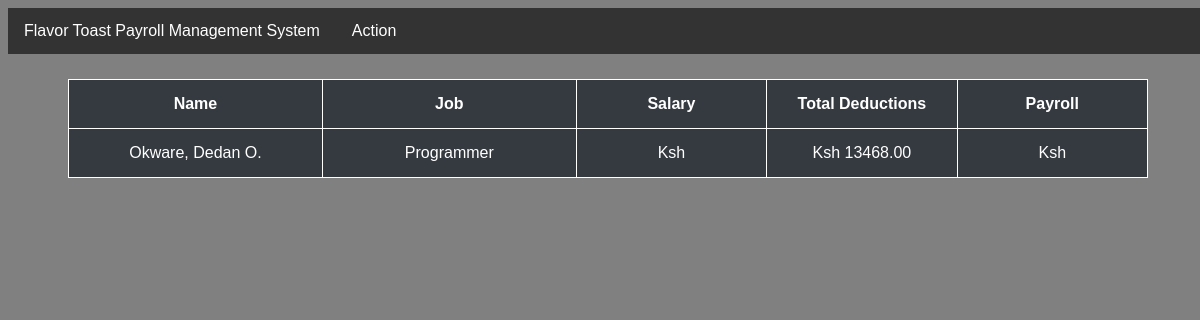
Screenshot of /salaryReport/ with the database file from the repository.
### payroll/models.py (models this page shows)
class Employee(models.Model):
    empID = models.CharField(max_length=30, primary_key=True, verbose_name="Employee ID")
    lastName = models.CharField(max_length=50, verbose_name="Last Name")
    firstName = models.CharField(max_length=50, verbose_name="First Name")
    middleName = models.CharField(max_length=50,blank=True, verbose_name="Middle Name")
    email = models.EmailField(max_length=50, verbose_name="Email")
    contactNo = models.CharField(max_length=12, verbose_name="Contact Number")
    jobDesc = models.CharField(max_length=30, verbose_name="Job")
    def getName(self):
        if self.middleName == " " or "":
            mi = " "
        else:
            mi = self.middleName[0] + ". "
        name = self.lastName + ", " + self.firstName + " " + mi
        return str(name)
    def getSalary(self):
        obj = Jobs.objects.get(jobDesc=self.jobDesc)
        salary = float(obj.salary)
        return float(salary)
    def getPayroll(self):
        deduction = Deductions.objects.all()
        totalDeduct = 0
        for i in deduction:
            totalDeduct += float(i.deduct)
        obj = Jobs.objects.get(jobDesc=self.jobDesc)
        salary = float(obj.salary)
        payroll = salary - totalDeduct
        return float(payroll)
    class Meta:
        verbose_name_plural = 'Employees'

### payroll/views.py (the view)
# urls.py: path('salaryReport/',views.salaryReport, name='salaryReport'),
def salaryReport(request):
    emp = Employee.objects.all()
    deduction = Deductions.objects.all()
    totalDeduct = 0
    for i in deduction:
        totalDeduct += float(i.deduct)
    context={
        "data" : emp,
        "totalDeduction" : totalDeduct,
    }
    return render(request,'salaryReport.html',context)

### payroll/templates/salaryReport.html (shortened to what this page needs)
{% extends 'base.html' %}
{% block content %}
{% include 'nav.html' %}
    <body>
        <div>
            <table  style="width:90%;margin:25px auto">
                <tr>
                    <th style="width: 20%;">Name</th>
                    <th style="width: 20%;">Job</th>
                    <th style="width: 15%;">Salary</th>
                    <th style="width: 15%;">Total Deductions</th>
                    <th style="width: 15%;">Payroll</th>
                </tr>
                <tr style="text-align: center;">
                    {% for i in data %}
                    <td>{{i.getName}}</td>
                    <td>{{i.jobDesc}}</td>
                    <td>Ksh {{i.getSalary | floatformat:2}}</td>
                    <td>Ksh {{totalDeduction|floatformat:2}}</td>
                    <td>Ksh {{i.getPayroll|floatformat:2}}</td>
                    {% endfor %}
                </tr>
            </table>
        </div>
    </body>
{% endblock %}

### payroll/templates/base.html (style rules this page uses)
html { height: 100%; }
body { width:100%; background: gray; }
table, th, td, tr { border: 1px solid white; background:#343a40; color: white; border-collapse: collapse; padding: 15px; font-family: Arial, Helvetica, sans-serif; }

### payroll/templates/nav.html (style rules this page uses)
body { font-family: Arial, Helvetica, sans-serif; }

### rows the page displays
Employee: getName "Okware, Dedan O.", jobDesc "Programmer", totalDeduction "13468.00"
